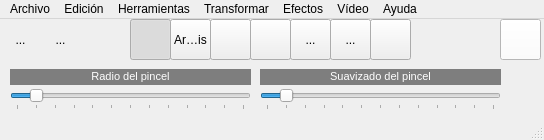
<?xml version="1.0" encoding="UTF-8"?>
<ui version="4.0">
 <class>MainWindow</class>
 <widget class="QMainWindow" name="MainWindow">
  <property name="geometry">
   <rect>
    <x>0</x>
    <y>0</y>
    <width>544</width>
    <height>140</height>
   </rect>
  </property>
  <property name="minimumSize">
   <size>
    <width>544</width>
    <height>140</height>
   </size>
  </property>
  <property name="maximumSize">
   <size>
    <width>544</width>
    <height>140</height>
   </size>
  </property>
  <property name="windowTitle">
   <string>QFotoPaint5</string>
  </property>
  <property name="windowIcon">
   <iconset resource="recursos.qrc">
    <normaloff>:/imagenes/icono.png</normaloff>:/imagenes/icono.png</iconset>
  </property>
  <widget class="QWidget" name="centralWidget">
   <widget class="QToolButton" name="toolButton">
    <property name="geometry">
     <rect>
      <x>40</x>
      <y>0</y>
      <width>41</width>
      <height>41</height>
     </rect>
    </property>
    <property name="text">
     <string>...</string>
    </property>
    <property name="icon">
     <iconset resource="recursos.qrc">
      <normaloff>:/imagenes/abrir.png</normaloff>:/imagenes/abrir.png</iconset>
    </property>
    <property name="iconSize">
     <size>
      <width>32</width>
      <height>32</height>
     </size>
    </property>
    <property name="autoRaise">
     <bool>true</bool>
    </property>
   </widget>
   <widget class="QToolButton" name="toolButton_2">
    <property name="geometry">
     <rect>
      <x>0</x>
      <y>0</y>
      <width>41</width>
      <height>41</height>
     </rect>
    </property>
    <property name="text">
     <string>...</string>
    </property>
    <property name="icon">
     <iconset resource="recursos.qrc">
      <normaloff>:/imagenes/nuevo.png</normaloff>:/imagenes/nuevo.png</iconset>
    </property>
    <property name="iconSize">
     <size>
      <width>32</width>
      <height>32</height>
     </size>
    </property>
    <property name="autoRaise">
     <bool>true</bool>
    </property>
   </widget>
   <widget class="QLabel" name="label">
    <property name="geometry">
     <rect>
      <x>10</x>
      <y>50</y>
      <width>241</width>
      <height>16</height>
     </rect>
    </property>
    <property name="styleSheet">
     <string notr="true">background-color: rgb(126, 126, 126);</string>
    </property>
    <property name="text">
     <string>&lt;!DOCTYPE HTML PUBLIC &quot;-//W3C//DTD HTML 4.0//EN&quot; &quot;http://www.w3.org/TR/REC-html40/strict.dtd&quot;&gt;
&lt;html&gt;&lt;head&gt;&lt;meta name=&quot;qrichtext&quot; content=&quot;1&quot; /&gt;&lt;style type=&quot;text/css&quot;&gt;
p, li { white-space: pre-wrap; }
&lt;/style&gt;&lt;/head&gt;&lt;body style=&quot; font-family:'MS Shell Dlg 2'; font-size:8.25pt; font-weight:400; font-style:normal;&quot;&gt;
&lt;p style=&quot; margin-top:0px; margin-bottom:0px; margin-left:0px; margin-right:0px; -qt-block-indent:0; text-indent:0px;&quot;&gt;&lt;span style=&quot; font-size:8pt; color:#ffffff;&quot;&gt;Radio del pincel&lt;/span&gt;&lt;/p&gt;&lt;/body&gt;&lt;/html&gt;</string>
    </property>
    <property name="alignment">
     <set>Qt::AlignCenter</set>
    </property>
    <property name="wordWrap">
     <bool>false</bool>
    </property>
   </widget>
   <widget class="QSlider" name="horizontalSlider">
    <property name="geometry">
     <rect>
      <x>10</x>
      <y>70</y>
      <width>241</width>
      <height>21</height>
     </rect>
    </property>
    <property name="maximum">
     <number>120</number>
    </property>
    <property name="value">
     <number>10</number>
    </property>
    <property name="orientation">
     <enum>Qt::Horizontal</enum>
    </property>
    <property name="tickPosition">
     <enum>QSlider::TicksBelow</enum>
    </property>
    <property name="tickInterval">
     <number>10</number>
    </property>
   </widget>
   <widget class="QLabel" name="label_2">
    <property name="geometry">
     <rect>
      <x>260</x>
      <y>50</y>
      <width>241</width>
      <height>16</height>
     </rect>
    </property>
    <property name="styleSheet">
     <string notr="true">background-color: rgb(126, 126, 126);</string>
    </property>
    <property name="text">
     <string>&lt;!DOCTYPE HTML PUBLIC &quot;-//W3C//DTD HTML 4.0//EN&quot; &quot;http://www.w3.org/TR/REC-html40/strict.dtd&quot;&gt;
&lt;html&gt;&lt;head&gt;&lt;meta name=&quot;qrichtext&quot; content=&quot;1&quot; /&gt;&lt;style type=&quot;text/css&quot;&gt;
p, li { white-space: pre-wrap; }
&lt;/style&gt;&lt;/head&gt;&lt;body style=&quot; font-family:'MS Shell Dlg 2'; font-size:8.25pt; font-weight:400; font-style:normal;&quot;&gt;
&lt;p style=&quot; margin-top:0px; margin-bottom:0px; margin-left:0px; margin-right:0px; -qt-block-indent:0; text-indent:0px;&quot;&gt;&lt;span style=&quot; font-size:8pt; color:#ffffff;&quot;&gt;Suavizado del pincel&lt;/span&gt;&lt;/p&gt;&lt;/body&gt;&lt;/html&gt;</string>
    </property>
    <property name="alignment">
     <set>Qt::AlignCenter</set>
    </property>
    <property name="wordWrap">
     <bool>false</bool>
    </property>
   </widget>
   <widget class="QSlider" name="horizontalSlider_2">
    <property name="geometry">
     <rect>
      <x>260</x>
      <y>70</y>
      <width>241</width>
      <height>21</height>
     </rect>
    </property>
    <property name="maximum">
     <number>120</number>
    </property>
    <property name="value">
     <number>10</number>
    </property>
    <property name="orientation">
     <enum>Qt::Horizontal</enum>
    </property>
    <property name="tickPosition">
     <enum>QSlider::TicksBelow</enum>
    </property>
    <property name="tickInterval">
     <number>10</number>
    </property>
   </widget>
   <widget class="QToolButton" name="toolButton_3">
    <property name="geometry">
     <rect>
      <x>80</x>
      <y>0</y>
      <width>41</width>
      <height>41</height>
     </rect>
    </property>
    <property name="text">
     <string/>
    </property>
    <property name="icon">
     <iconset resource="recursos.qrc">
      <normaloff>:/imagenes/guardar.png</normaloff>:/imagenes/guardar.png</iconset>
    </property>
    <property name="iconSize">
     <size>
      <width>32</width>
      <height>32</height>
     </size>
    </property>
    <property name="autoRaise">
     <bool>true</bool>
    </property>
   </widget>
   <widget class="QToolButton" name="toolButton_4">
    <property name="geometry">
     <rect>
      <x>130</x>
      <y>0</y>
      <width>41</width>
      <height>41</height>
     </rect>
    </property>
    <property name="text">
     <string/>
    </property>
    <property name="icon">
     <iconset resource="recursos.qrc">
      <normaloff>:/imagenes/punto.png</normaloff>:/imagenes/punto.png</iconset>
    </property>
    <property name="iconSize">
     <size>
      <width>32</width>
      <height>32</height>
     </size>
    </property>
    <property name="checkable">
     <bool>true</bool>
    </property>
    <property name="checked">
     <bool>true</bool>
    </property>
    <property name="autoExclusive">
     <bool>true</bool>
    </property>
   </widget>
   <widget class="QToolButton" name="toolButton_5">
    <property name="geometry">
     <rect>
      <x>210</x>
      <y>0</y>
      <width>41</width>
      <height>41</height>
     </rect>
    </property>
    <property name="text">
     <string/>
    </property>
    <property name="icon">
     <iconset resource="recursos.qrc">
      <normaloff>:/imagenes/linea.png</normaloff>:/imagenes/linea.png</iconset>
    </property>
    <property name="iconSize">
     <size>
      <width>32</width>
      <height>32</height>
     </size>
    </property>
    <property name="checkable">
     <bool>true</bool>
    </property>
    <property name="autoExclusive">
     <bool>true</bool>
    </property>
   </widget>
   <widget class="QToolButton" name="toolButton_6">
    <property name="geometry">
     <rect>
      <x>370</x>
      <y>0</y>
      <width>41</width>
      <height>41</height>
     </rect>
    </property>
    <property name="text">
     <string/>
    </property>
    <property name="icon">
     <iconset resource="recursos.qrc">
      <normaloff>:/imagenes/seleccionar.png</normaloff>:/imagenes/seleccionar.png</iconset>
    </property>
    <property name="iconSize">
     <size>
      <width>32</width>
      <height>32</height>
     </size>
    </property>
    <property name="checkable">
     <bool>true</bool>
    </property>
    <property name="autoExclusive">
     <bool>true</bool>
    </property>
   </widget>
   <widget class="QPushButton" name="pushButton">
    <property name="geometry">
     <rect>
      <x>500</x>
      <y>0</y>
      <width>41</width>
      <height>41</height>
     </rect>
    </property>
    <property name="styleSheet">
     <string notr="true">background-color: rgb(255, 255, 255);</string>
    </property>
    <property name="text">
     <string/>
    </property>
   </widget>
   <widget class="QToolButton" name="toolButton_7">
    <property name="geometry">
     <rect>
      <x>290</x>
      <y>0</y>
      <width>41</width>
      <height>41</height>
     </rect>
    </property>
    <property name="text">
     <string>...</string>
    </property>
    <property name="icon">
     <iconset resource="recursos.qrc">
      <normaloff>:/imagenes/rectangulo.png</normaloff>:/imagenes/rectangulo.png</iconset>
    </property>
    <property name="checkable">
     <bool>true</bool>
    </property>
    <property name="checked">
     <bool>false</bool>
    </property>
    <property name="autoRepeat">
     <bool>false</bool>
    </property>
    <property name="autoExclusive">
     <bool>true</bool>
    </property>
   </widget>
   <widget class="QToolButton" name="toolButton_8">
    <property name="geometry">
     <rect>
      <x>330</x>
      <y>0</y>
      <width>41</width>
      <height>41</height>
     </rect>
    </property>
    <property name="text">
     <string>...</string>
    </property>
    <property name="icon">
     <iconset resource="recursos.qrc">
      <normaloff>:/imagenes/elipse.png</normaloff>:/imagenes/elipse.png</iconset>
    </property>
    <property name="checkable">
     <bool>true</bool>
    </property>
    <property name="autoExclusive">
     <bool>true</bool>
    </property>
   </widget>
   <widget class="QToolButton" name="toolButton_9">
    <property name="geometry">
     <rect>
      <x>170</x>
      <y>0</y>
      <width>41</width>
      <height>41</height>
     </rect>
    </property>
    <property name="text">
     <string>Arcoiris</string>
    </property>
    <property name="icon">
     <iconset resource="recursos.qrc">
      <normaloff>:/imagenes/rainbowcircle.png</normaloff>:/imagenes/rainbowcircle.png</iconset>
    </property>
    <property name="checkable">
     <bool>true</bool>
    </property>
    <property name="autoExclusive">
     <bool>true</bool>
    </property>
   </widget>
   <widget class="QToolButton" name="toolButton_10">
    <property name="geometry">
     <rect>
      <x>250</x>
      <y>0</y>
      <width>41</width>
      <height>41</height>
     </rect>
    </property>
    <property name="text">
     <string/>
    </property>
    <property name="icon">
     <iconset resource="recursos.qrc">
      <normaloff>:/imagenes/trazo.png</normaloff>:/imagenes/trazo.png</iconset>
    </property>
    <property name="iconSize">
     <size>
      <width>32</width>
      <height>32</height>
     </size>
    </property>
    <property name="checkable">
     <bool>true</bool>
    </property>
    <property name="autoExclusive">
     <bool>true</bool>
    </property>
   </widget>
  </widget>
  <widget class="QMenuBar" name="menuBar">
   <property name="geometry">
    <rect>
     <x>0</x>
     <y>0</y>
     <width>544</width>
     <height>21</height>
    </rect>
   </property>
   <widget class="QMenu" name="menuArchivo">
    <property name="title">
     <string>Archivo</string>
    </property>
    <addaction name="actionNueva_imagen"/>
    <addaction name="actionAbrir_imagen"/>
    <addaction name="actionNueva_desde_portapapeles"/>
    <addaction name="separator"/>
    <addaction name="actionCapturar_de_c_mara"/>
    <addaction name="actionCapturar_de_v_deo"/>
    <addaction name="separator"/>
    <addaction name="actionGuardar"/>
    <addaction name="actionGuardar_como"/>
    <addaction name="separator"/>
    <addaction name="actionCerrar"/>
    <addaction name="actionSalir"/>
   </widget>
   <widget class="QMenu" name="menuEdici_n">
    <property name="title">
     <string>Edición</string>
    </property>
    <widget class="QMenu" name="menuOpciones">
     <property name="title">
      <string>Opciones</string>
     </property>
     <addaction name="actionColor_del_pincel"/>
     <addaction name="actionPreguntar_si_guardar"/>
    </widget>
    <widget class="QMenu" name="menuHistogramas">
     <property name="title">
      <string>Histogramas</string>
     </property>
     <addaction name="actionGrises"/>
     <addaction name="actionRojo"/>
     <addaction name="actionVerde"/>
     <addaction name="actionAzul"/>
    </widget>
    <addaction name="actionSeleccionar_todo"/>
    <addaction name="actioncopiar_a_nueva"/>
    <addaction name="actionCopiar_al_portapapeles"/>
    <addaction name="separator"/>
    <addaction name="menuOpciones"/>
    <addaction name="menuHistogramas"/>
    <addaction name="separator"/>
    <addaction name="actionInformaci_n"/>
   </widget>
   <widget class="QMenu" name="menuHerramientas">
    <property name="title">
     <string>Herramientas</string>
    </property>
    <addaction name="actionPunto"/>
    <addaction name="actionArco_ris"/>
    <addaction name="actionLinea"/>
    <addaction name="actionTrazo"/>
    <addaction name="separator"/>
    <addaction name="actionRect_ngulo"/>
    <addaction name="actionElipse"/>
    <addaction name="separator"/>
    <addaction name="actionSeleccionar"/>
   </widget>
   <widget class="QMenu" name="menuTransformar">
    <property name="title">
     <string>Transformar</string>
    </property>
    <widget class="QMenu" name="menuRotar">
     <property name="title">
      <string>Rotar</string>
     </property>
     <addaction name="actionRotar_90"/>
     <addaction name="actionRotar_180"/>
     <addaction name="actionRotar_91"/>
    </widget>
    <addaction name="actionBrillo_contraste"/>
    <addaction name="actionAjuste_rojo_verde_azul"/>
    <addaction name="actionMatiz_saturaci_n_luminosidad"/>
    <addaction name="actionAjuste_lineal"/>
    <addaction name="separator"/>
    <addaction name="menuRotar"/>
    <addaction name="actionPerspectiva"/>
    <addaction name="separator"/>
    <addaction name="actionEscala_de_color"/>
    <addaction name="actionConvertir_a_color_falso"/>
    <addaction name="actionMedia_ponderada"/>
    <addaction name="actionCambiar_modelo_de_color"/>
    <addaction name="actionInvertir"/>
   </widget>
   <widget class="QMenu" name="menuEfectos">
    <property name="title">
     <string>Efectos</string>
    </property>
    <widget class="QMenu" name="menuSuavizado">
     <property name="title">
      <string>Suavizado</string>
     </property>
     <addaction name="actionGausiano"/>
     <addaction name="actionMedia"/>
     <addaction name="actionMediana"/>
    </widget>
    <addaction name="menuSuavizado"/>
    <addaction name="actionPerfilado"/>
    <addaction name="actionBajorrelieve"/>
    <addaction name="actionPinchar_Estirar"/>
   </widget>
   <widget class="QMenu" name="menuV_deo">
    <property name="title">
     <string>Vídeo</string>
    </property>
    <widget class="QMenu" name="menuImagen_a_v_deo">
     <property name="title">
      <string>Imagen a vídeo</string>
     </property>
     <addaction name="actionRotar_imagen"/>
     <addaction name="actionTransici_n_entre_im_genes"/>
    </widget>
    <widget class="QMenu" name="menuV_deo_a_imagen">
     <property name="title">
      <string>Vídeo a imagen</string>
     </property>
     <addaction name="actionImagen_media"/>
     <addaction name="actionM_nima_y_m_xima"/>
     <addaction name="actionMovimiento"/>
    </widget>
    <widget class="QMenu" name="menuV_deo_a_video">
     <property name="title">
      <string>Vídeo a video</string>
     </property>
     <addaction name="actionCopiar_con_efectos"/>
     <addaction name="actionSuavizado_temporal"/>
    </widget>
    <addaction name="menuImagen_a_v_deo"/>
    <addaction name="menuV_deo_a_imagen"/>
    <addaction name="menuV_deo_a_video"/>
   </widget>
   <widget class="QMenu" name="menuAyuda">
    <property name="title">
     <string>Ayuda</string>
    </property>
    <addaction name="actionAcerca_de"/>
   </widget>
   <addaction name="menuArchivo"/>
   <addaction name="menuEdici_n"/>
   <addaction name="menuHerramientas"/>
   <addaction name="menuTransformar"/>
   <addaction name="menuEfectos"/>
   <addaction name="menuV_deo"/>
   <addaction name="menuAyuda"/>
  </widget>
  <widget class="QStatusBar" name="statusBar"/>
  <action name="actionNueva_imagen">
   <property name="text">
    <string>Nueva imagen...</string>
   </property>
  </action>
  <action name="actionAbrir_imagen">
   <property name="text">
    <string>Abrir imagen...</string>
   </property>
  </action>
  <action name="actionGuardar">
   <property name="text">
    <string>Guardar</string>
   </property>
  </action>
  <action name="actionGuardar_como">
   <property name="text">
    <string>Guardar como...</string>
   </property>
  </action>
  <action name="actionCerrar">
   <property name="text">
    <string>Cerrar</string>
   </property>
  </action>
  <action name="actionSalir">
   <property name="text">
    <string>Salir</string>
   </property>
  </action>
  <action name="actionPunto">
   <property name="text">
    <string>Punto</string>
   </property>
  </action>
  <action name="actionLinea">
   <property name="text">
    <string>Línea</string>
   </property>
  </action>
  <action name="actionSeleccionar">
   <property name="text">
    <string>Seleccionar</string>
   </property>
  </action>
  <action name="actionSeleccionar_todo">
   <property name="text">
    <string>Seleccionar todo</string>
   </property>
  </action>
  <action name="actionColor_del_pincel">
   <property name="text">
    <string>Color del pincel...</string>
   </property>
  </action>
  <action name="actionPreguntar_si_guardar">
   <property name="checkable">
    <bool>true</bool>
   </property>
   <property name="checked">
    <bool>true</bool>
   </property>
   <property name="text">
    <string>Preguntar si guardar</string>
   </property>
  </action>
  <action name="actionBrillo_contraste">
   <property name="text">
    <string>Brillo/Contraste/Gama...</string>
   </property>
  </action>
  <action name="actionInvertir">
   <property name="text">
    <string>Invertir</string>
   </property>
  </action>
  <action name="actionRotar_90">
   <property name="text">
    <string>Rotar 90º</string>
   </property>
  </action>
  <action name="actionRotar_91">
   <property name="text">
    <string>Rotar 270º</string>
   </property>
  </action>
  <action name="actionMedia_ponderada">
   <property name="text">
    <string>Media ponderada...</string>
   </property>
  </action>
  <action name="actionRotar_180">
   <property name="text">
    <string>Rotar 180º</string>
   </property>
  </action>
  <action name="actionGausiano">
   <property name="text">
    <string>Gausiano...</string>
   </property>
  </action>
  <action name="actionMedia">
   <property name="text">
    <string>Media...</string>
   </property>
  </action>
  <action name="actionRotar_imagen">
   <property name="text">
    <string>Rotar imagen...</string>
   </property>
  </action>
  <action name="actionAcerca_de">
   <property name="text">
    <string>Acerca de...</string>
   </property>
  </action>
  <action name="actionImagen_media">
   <property name="text">
    <string>Imagen media...</string>
   </property>
  </action>
  <action name="actionRect_ngulo">
   <property name="text">
    <string>Rectángulo</string>
   </property>
  </action>
  <action name="actionElipse">
   <property name="text">
    <string>Elipse</string>
   </property>
  </action>
  <action name="actionMediana">
   <property name="text">
    <string>Mediana...</string>
   </property>
  </action>
  <action name="actioncopiar_a_nueva">
   <property name="text">
    <string>Copiar a nueva</string>
   </property>
  </action>
  <action name="actionCapturar_de_c_mara">
   <property name="text">
    <string>Capturar de cámara...</string>
   </property>
  </action>
  <action name="actionArco_ris">
   <property name="text">
    <string>Arcoiris</string>
   </property>
  </action>
  <action name="actionGrises">
   <property name="text">
    <string>Grises</string>
   </property>
  </action>
  <action name="actionRojo">
   <property name="text">
    <string>Rojo</string>
   </property>
  </action>
  <action name="actionVerde">
   <property name="text">
    <string>Verde</string>
   </property>
  </action>
  <action name="actionAzul">
   <property name="text">
    <string>Azul</string>
   </property>
  </action>
  <action name="actionBajorrelieve">
   <property name="text">
    <string>Bajorrelieve...</string>
   </property>
  </action>
  <action name="actionEscala_de_color">
   <property name="text">
    <string>Escala de color</string>
   </property>
  </action>
  <action name="actionPinchar_Estirar">
   <property name="text">
    <string>Pinchar/Estirar...</string>
   </property>
  </action>
  <action name="actionMatiz_saturaci_n_luminosidad">
   <property name="text">
    <string>Matiz/saturación/luminosidad...</string>
   </property>
  </action>
  <action name="actionPerfilado">
   <property name="text">
    <string>Perfilado...</string>
   </property>
  </action>
  <action name="actionPerspectiva">
   <property name="text">
    <string>Perspectiva...</string>
   </property>
  </action>
  <action name="actionMovimiento">
   <property name="text">
    <string>Movimiento...</string>
   </property>
  </action>
  <action name="actionAjuste_lineal">
   <property name="text">
    <string>Ajuste lineal...</string>
   </property>
  </action>
  <action name="actionCapturar_de_v_deo">
   <property name="text">
    <string>Capturar de vídeo...</string>
   </property>
  </action>
  <action name="actionNueva_desde_portapapeles">
   <property name="text">
    <string>Nueva desde portapapeles</string>
   </property>
  </action>
  <action name="actionCopiar_al_portapapeles">
   <property name="text">
    <string>Copiar al portapapeles</string>
   </property>
  </action>
  <action name="actionTrazo">
   <property name="text">
    <string>Trazo</string>
   </property>
  </action>
  <action name="actionInformaci_n">
   <property name="text">
    <string>Información</string>
   </property>
  </action>
  <action name="actionM_nima_y_m_xima">
   <property name="text">
    <string>Mínima y máxima...</string>
   </property>
  </action>
  <action name="actionSuavizado_temporal">
   <property name="text">
    <string>Suavizado temporal...</string>
   </property>
  </action>
  <action name="actionTransici_n_entre_im_genes">
   <property name="text">
    <string>Transición entre imágenes...</string>
   </property>
  </action>
  <action name="actionCopiar_con_efectos">
   <property name="text">
    <string>Copiar con efectos...</string>
   </property>
  </action>
  <action name="actionConvertir_a_color_falso">
   <property name="text">
    <string>Color falso...</string>
   </property>
  </action>
  <action name="actionAjuste_rojo_verde_azul">
   <property name="text">
    <string>Ajuste rojo/verde/azul</string>
   </property>
  </action>
  <action name="actionCambiar_modelo_de_color">
   <property name="text">
    <string>Cambiar modelo de color...</string>
   </property>
  </action>
 </widget>
 <layoutdefault spacing="6" margin="11"/>
 <resources>
  <include location="recursos.qrc"/>
 </resources>
 <connections/>
</ui>
